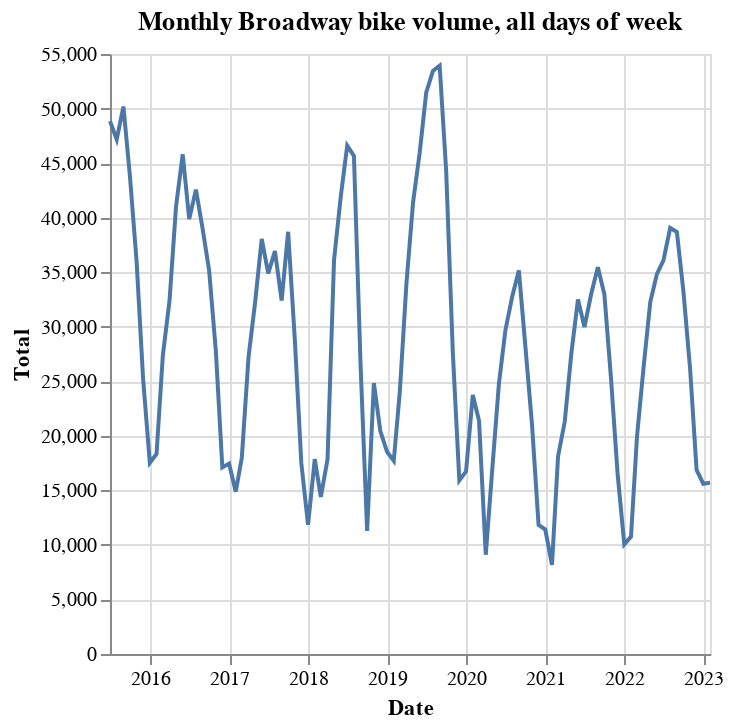

The notebook cell saved with this chart:
### Code cell
def linechart(df, title):
    return alt.Chart(df.to_pandas()).mark_line().encode(x="Date:T", y="Total:Q").properties(title=title)
    
linechart(monthly, 'Monthly Broadway bike volume, all days of week')

### Figure 1 — Vega-Lite specification as saved in the notebook (floating-point values rounded to 4 significant figures)
{"config": {"view": {"continuousWidth": 300, "continuousHeight": 300}}, "data": {"name": "data-bd95510001228bd307cc20fc727de8a4"}, "mark": {"type": "line"}, "encoding": {"x": {"field": "Date", "type": "temporal"}, "y": {"field": "Total", "type": "quantitative"}}, "title": "Monthly Broadway bike volume, all days of week", "$schema": "https://vega.github.io/schema/vega-lite/v5.6.1.json", "datasets": {"data-bd95510001228bd307cc20fc727de8a4": [{"Date": "2015-07-01T00:00:00", "Total": 48851}, {"Date": "2015-08-01T00:00:00", "Total": 47162}, {"Date": "2015-09-01T00:00:00", "Total": 50185}, {"Date": "2015-10-01T00:00:00", "Total": 43826}, {"Date": "2015-11-01T00:00:00", "Total": 35944}, {"Date": "2015-12-01T00:00:00", "Total": 25203}, {"Date": "2016-01-01T00:00:00", "Total": 17526}, {"Date": "2016-02-01T00:00:00", "Total": 18331}, {"Date": "2016-03-01T00:00:00", "Total": 27342}, {"Date": "2016-04-01T00:00:00", "Total": 32399}, {"Date": "2016-05-01T00:00:00", "Total": 40998}, {"Date": "2016-06-01T00:00:00", "Total": 45803}, {"Date": "2016-07-01T00:00:00", "Total": 39866}, {"Date": "2016-08-01T00:00:00", "Total": 42564}, {"Date": "2016-09-01T00:00:00", "Total": 38970}, {"Date": "2016-10-01T00:00:00", "Total": 35153}, {"Date": "2016-11-01T00:00:00", "Total": 27795}, {"Date": "2016-12-01T00:00:00", "Total": 17097}, {"Date": "2017-01-01T00:00:00", "Total": 17450}, {"Date": "2017-02-01T00:00:00", "Total": 14879}, {"Date": "2017-03-01T00:00:00", "Total": 17991}, {"Date": "2017-04-01T00:00:00", "Total": 27235}, {"Date": "2017-05-01T00:00:00", "Total": 32155}, {"Date": "2017-06-01T00:00:00", "Total": 38045}, {"Date": "2017-07-01T00:00:00", "Total": 34882}, {"Date": "2017-08-01T00:00:00", "Total": 36937}, {"Date": "2017-09-01T00:00:00", "Total": 32395}, {"Date": "2017-10-01T00:00:00", "Total": 38701}, {"Date": "2017-11-01T00:00:00", "Total": 28781}, {"Date": "2017-12-01T00:00:00", "Total": 17468}, {"Date": "2018-01-01T00:00:00", "Total": 11837}, {"Date": "2018-02-01T00:00:00", "Total": 17859}, {"Date": "2018-03-01T00:00:00", "Total": 14397}, {"Date": "2018-04-01T00:00:00", "Total": 17854}, {"Date": "2018-05-01T00:00:00", "Total": 36114}, {"Date": "2018-06-01T00:00:00", "Total": 41915}, {"Date": "2018-07-01T00:00:00", "Total": 46607}, {"Date": "2018-08-01T00:00:00", "Total": 45667}, {"Date": "2018-09-01T00:00:00", "Total": 26299}, {"Date": "2018-10-01T00:00:00", "Total": 11290}, {"Date": "2018-11-01T00:00:00", "Total": 24838}, {"Date": "2018-12-01T00:00:00", "Total": 20434}, {"Date": "2019-01-01T00:00:00", "Total": 18537}, {"Date": "2019-02-01T00:00:00", "Total": 17702}, {"Date": "2019-03-01T00:00:00", "Total": 24052}, {"Date": "2019-04-01T00:00:00", "Total": 34083}, {"Date": "2019-05-01T00:00:00", "Total": 41372}, {"Date": "2019-06-01T00:00:00", "Total": 46000}, {"Date": "2019-07-01T00:00:00", "Total": 51472}, {"Date": "2019-08-01T00:00:00", "Total": 53453}, {"Date": "2019-09-01T00:00:00", "Total": 53926}, {"Date": "2019-10-01T00:00:00", "Total": 44339}, {"Date": "2019-11-01T00:00:00", "Total": 27558}, {"Date": "2019-12-01T00:00:00", "Total": 15917}, {"Date": "2020-01-01T00:00:00", "Total": 16740}, {"Date": "2020-02-01T00:00:00", "Total": 23745}, {"Date": "2020-03-01T00:00:00", "Total": 21382}, {"Date": "2020-04-01T00:00:00", "Total": 9100}, {"Date": "2020-05-01T00:00:00", "Total": 16911}, {"Date": "2020-06-01T00:00:00", "Total": 24822}, {"Date": "2020-07-01T00:00:00", "Total": 29704}, {"Date": "2020-08-01T00:00:00", "Total": 32744}, {"Date": "2020-09-01T00:00:00", "Total": 35155}, {"Date": "2020-10-01T00:00:00", "Total": 28207}, {"Date": "2020-11-01T00:00:00", "Total": 20948}, {"Date": "2020-12-01T00:00:00", "Total": 11838}, {"Date": "2021-01-01T00:00:00", "Total": 11409}, {"Date": "2021-02-01T00:00:00", "Total": 8171}, {"Date": "2021-03-01T00:00:00", "Total": 18114}, {"Date": "2021-04-01T00:00:00", "Total": 21308}, {"Date": "2021-05-01T00:00:00", "Total": 27481}, {"Date": "2021-06-01T00:00:00", "Total": 32505}, {"Date": "2021-07-01T00:00:00", "Total": 29971}, {"Date": "2021-08-01T00:00:00", "Total": 33000}, {"Date": "2021-09-01T00:00:00", "Total": 35447}, {"Date": "2021-10-01T00:00:00", "Total": 32970}, {"Date": "2021-11-01T00:00:00", "Total": 25168}, {"Date": "2021-12-01T00:00:00", "Total": 16545}, {"Date": "2022-01-01T00:00:00", "Total": 10047}, {"Date": "2022-02-01T00:00:00", "Total": 10763}, {"Date": "2022-03-01T00:00:00", "Total": 20008}, {"Date": "2022-04-01T00:00:00", "Total": 26446}, {"Date": "2022-05-01T00:00:00", "Total": 32270}, {"Date": "2022-06-01T00:00:00", "Total": 34844}, {"Date": "2022-07-01T00:00:00", "Total": 36094}, {"Date": "2022-08-01T00:00:00", "Total": 39051}, {"Date": "2022-09-01T00:00:00", "Total": 38685}, {"Date": "2022-10-01T00:00:00", "Total": 33282}, {"Date": "2022-11-01T00:00:00", "Total": 26162}, {"Date": "2022-12-01T00:00:00", "Total": 16878}, {"Date": "2023-01-01T00:00:00", "Total": 15609}, {"Date": "2023-02-01T00:00:00", "Total": 15688}]}}
